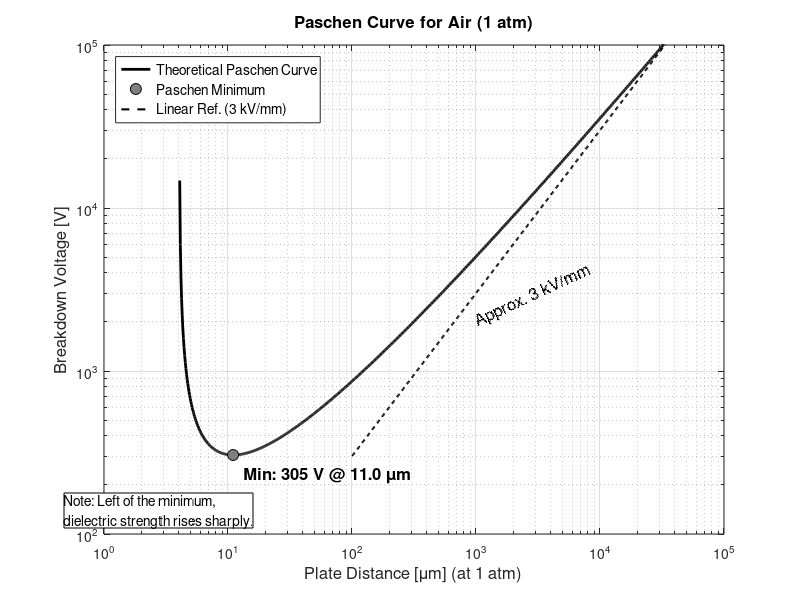

Write the MATLAB code that produced this figure.
clear; clc; close all;

%% 1. Define Physical Constants for Air
% Standard empirical constants for air (Townsend breakdown mechanism)
% A and B depend on the gas. For dry air:
A = 15;        % [cm^-1 * Torr^-1] Saturation ionization constant
B = 365;       % [V * cm^-1 * Torr^-1] Constant related to ionization energy
gamma = 0.01;  % Second ionization coefficient (approx. 0.01 to 0.1 for air)

% Standard Atmospheric Pressure
P_atm_Torr = 760; % 1 atm in Torr (mmHg)

%% 2. Define Distance Vector
% Create a logarithmic vector for distance 'd'
% From 1 micrometer (1e-4 cm) to 10 cm
d_cm = logspace(-4, 1, 1000); 

% Calculate the product (p * d)
% p in Torr, d in cm
pd = P_atm_Torr .* d_cm; 

%% 3. Calculate Breakdown Voltage (Paschen's Law)
% Formula: V = (B * pd) / (ln(A * pd) - ln(ln(1 + 1/gamma)))

% Constant term in the denominator: C = ln(ln(1 + 1/gamma))
C = log(log(1 + 1/gamma));

% Calculate Vb (Breakdown Voltage)
numerator = B .* pd;
denominator = log(A .* pd) - C;

% Filter out non-physical values (where denominator <= 0)
% This happens for extremely small pd where Townsend's formula breaks down
valid_indices = denominator > 0;
pd = pd(valid_indices);
d_cm = d_cm(valid_indices);
Vb = numerator(valid_indices) ./ denominator(valid_indices);

%% 4. Find Paschen Minimum
[V_min, min_index] = min(Vb);
d_min_cm = d_cm(min_index);
pd_min = pd(min_index);

fprintf('--- Paschen Minimum Results ---\n');
fprintf('Minimum Breakdown Voltage: %.2f V\n', V_min);
fprintf('Critical Distance (at 1 atm): %.2f micrometers\n', d_min_cm * 10000);
fprintf('Product (p*d) at minimum:     %.3f Torr*cm\n', pd_min);

%% 5. Plotting
figure('Color', 'w');

% Main Plot (Log-Log)
loglog(d_cm * 10000, Vb, 'LineWidth', 2, 'Color', 'k'); 
hold on;

gray = [0.5, 0.5 0.5];

% Highlight the Minimum
plot(d_min_cm * 10000, V_min, 'ko', 'MarkerFaceColor', gray, 'MarkerSize', 8);
text(d_min_cm * 10000, V_min * 0.75, ...
    sprintf('  Min: %.0f V @ %.1f \\mum', V_min, d_min_cm*10000), ...
    'FontSize', 12, 'FontWeight', 'bold');

% Reference Line: Classical 3 kV/mm (Linear Approximation)
% V = 3000 V/mm * d
d_lin = d_cm(d_cm > 0.01); % Only for d > 100 um
V_lin = 30000 * d_lin;     % 30 kV/cm
loglog(d_lin * 10000, V_lin, '--k', 'LineWidth', 1.5);
text(1000, 2000, 'Approx. 3 kV/mm', 'FontSize', 12, 'Rotation', 25);

% Graph Formatting
grid on; grid minor;
xlabel('Plate Distance [\mum] (at 1 atm)', 'FontSize', 12);
ylabel('Breakdown Voltage [V]', 'FontSize', 12);
title('Paschen Curve for Air (1 atm)', 'FontSize', 12);

% Axis limits for better visualization
xlim([1, 100000]); % From 1 um to 10 cm (100,000 um)
ylim([100, 100000]); 

legend('Theoretical Paschen Curve', 'Paschen Minimum', 'Linear Ref. (3 kV/mm)', ...
    'FontSize', 10, 'Location', 'northwest');

annotation('textbox', [0.08, 0.12, 0.3, 0.1], 'String', ...
    {'Note: Left of the minimum,', 'dielectric strength rises sharply.'}, ...
    'FitBoxToText', 'on', 'BackgroundColor', 'white');

print -depsc pascen_air.eps;